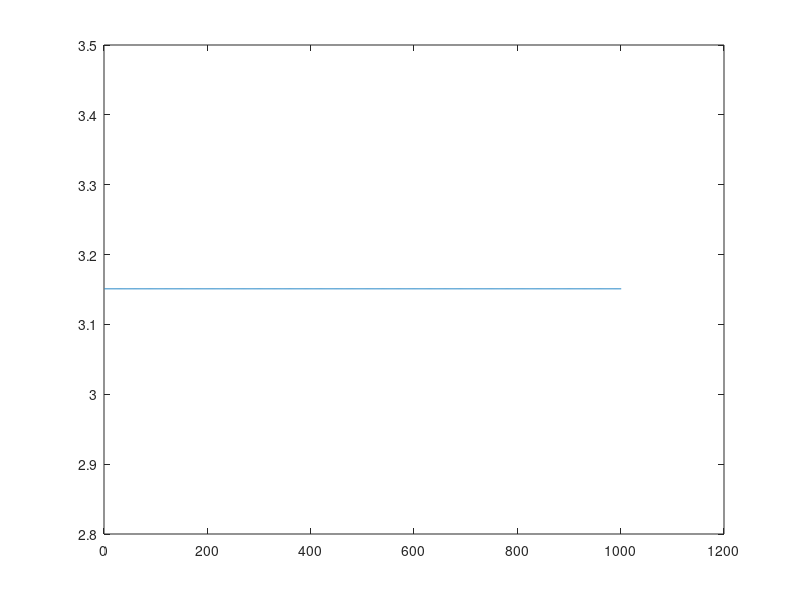

Write the MATLAB code that produced this figure.
%% Ex - 1 

Ts = 0.1;
n  = 1000;
t = (0:n)*Ts;
N = 1;

ns = 32;
f0 = 50;
fd = 10;

X=zeros(N,length(t));

w = 2*pi*rand(N,ns);

for k = 1:N
    for i = 1:ns
     Fi = f0+i*fd;
     X(k,:) = X(k,:) + cos(2*pi*Fi*t+w(k,i)); 
    end
end

plot(X)